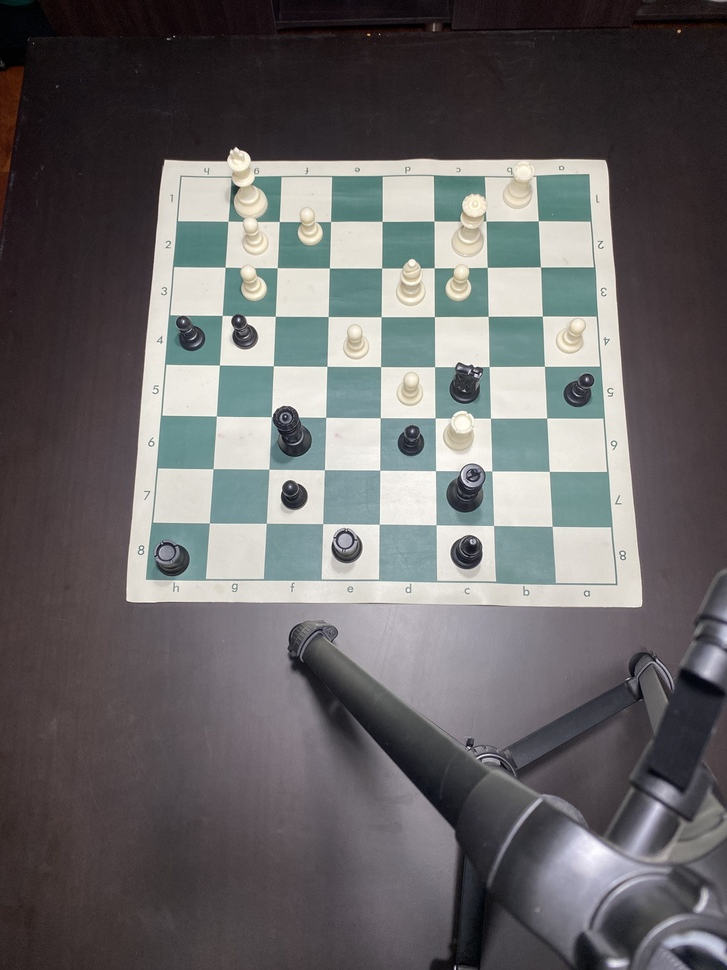
#> input picture ChessTracker_DavidBuitrago_CarlosGalan/images/10.JPG, 727 x 970 px, shrunk from 3024 x 4032 before the run
$ python -i board_detection.py   (imports and definitions only)
#> lines starting #> are read from the running program, lines starting #| are printed output that depends on the picture; after the words box and inside, x2 and y2 are one past the last pixel; in counts of white or black regions, pixels touching at a corner belong together
#> further down, picture is the input picture: shape (970, 727, 3); mean B, G, R 102.8, 102, 103.9
import cv2
import numpy as np

def order_points(pts):
    # Ordena los puntos: top-left, top-right, bottom-right, bottom-left
    rect = np.zeros((4, 2), dtype="float32")
    s = pts.sum(axis=1)
    rect[0] = pts[np.argmin(s)]
    rect[2] = pts[np.argmax(s)]
    diff = np.diff(pts, axis=1)
    rect[1] = pts[np.argmin(diff)]
    rect[3] = pts[np.argmax(diff)]
    return rect

def select_best_quadrilateral(image, contours, img_area, img_w, img_h):
    candidates = []
    for c in contours:
        area = cv2.contourArea(c)
        if area < img_area * 0.05 or area > img_area * 0.95:
            continue
        peri = cv2.arcLength(c, True)
        approx = cv2.approxPolyDP(c, 0.02 * peri, True)
        if len(approx) == 4:
            x, y, w, h = cv2.boundingRect(approx)
            aspect_ratio = w / float(h)
            squareness = min(aspect_ratio, 1/aspect_ratio)
            cx, cy = x + w/2, y + h/2
            center_dist = np.sqrt((cx - img_w/2)**2 + (cy - img_h/2)**2)
            center_score = 1 - center_dist / (0.5 * np.sqrt(img_w**2 + img_h**2))
            margin = min(x, y, img_w - (x + w), img_h - (y + h))
            score = area * squareness * center_score * (margin+1)
            candidates.append((score, approx))
    if not candidates:
        return None
    # Ordena por score descendente
    candidates.sort(reverse=True, key=lambda x: x[0])
    # Visualiza los candidatos y permite elegir con el teclado
    for idx, (score, approx) in enumerate(candidates):
        temp_img = image.copy()
        cv2.drawContours(temp_img, [approx], -1, (255,0,0), 3)
        cv2.putText(temp_img, f"Candidato {idx+1}/{len(candidates)} (Score: {int(score)})", (10,30), cv2.FONT_HERSHEY_SIMPLEX, 1, (0,0,255), 2)

        key = cv2.waitKey(0)
        if key == 13 or key == 10:  # ENTER
            cv2.destroyAllWindows()
            return order_points(approx.reshape(4,2))
    cv2.destroyAllWindows()
    # Si no se selecciona ninguno, devuelve el mejor por score
    return order_points(candidates[0][1].reshape(4,2))

def process_chessboard(image, pattern_size=(7, 7), cell_size=60):
#> called with pattern_size = (7, 7), cell_size = 60
    gray = cv2.cvtColor(image, cv2.COLOR_BGR2GRAY)
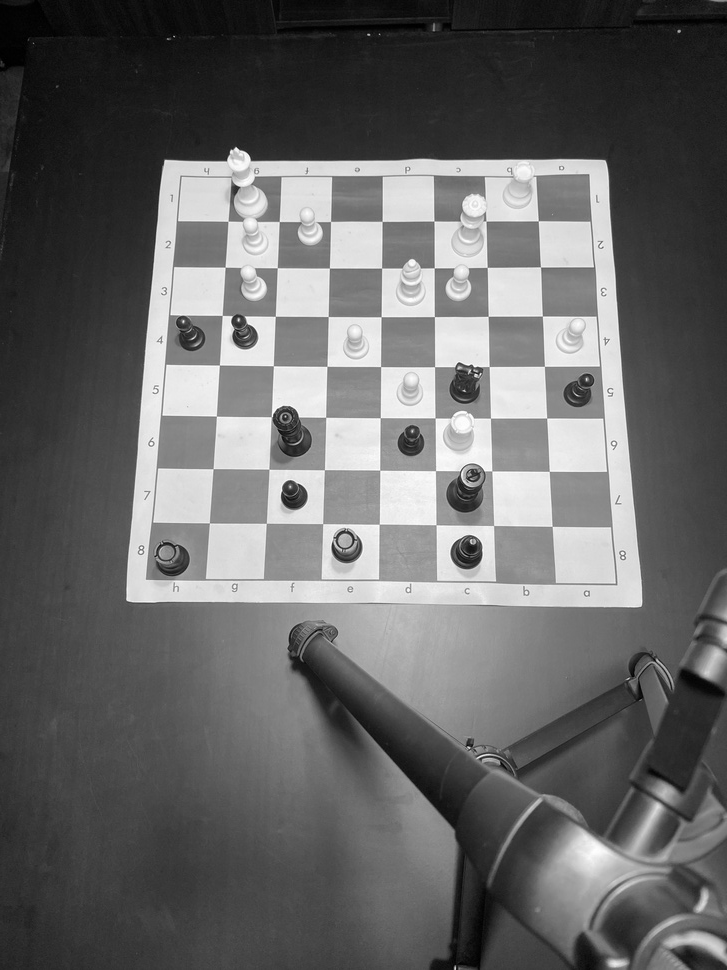
#> gray: shape (970, 727); min 0, max 255, mean 102.7
    blur = cv2.GaussianBlur(gray, (5,5), 0)
    thresh = cv2.adaptiveThreshold(blur,255,cv2.ADAPTIVE_THRESH_GAUSSIAN_C,
                                   cv2.THRESH_BINARY,11,2)
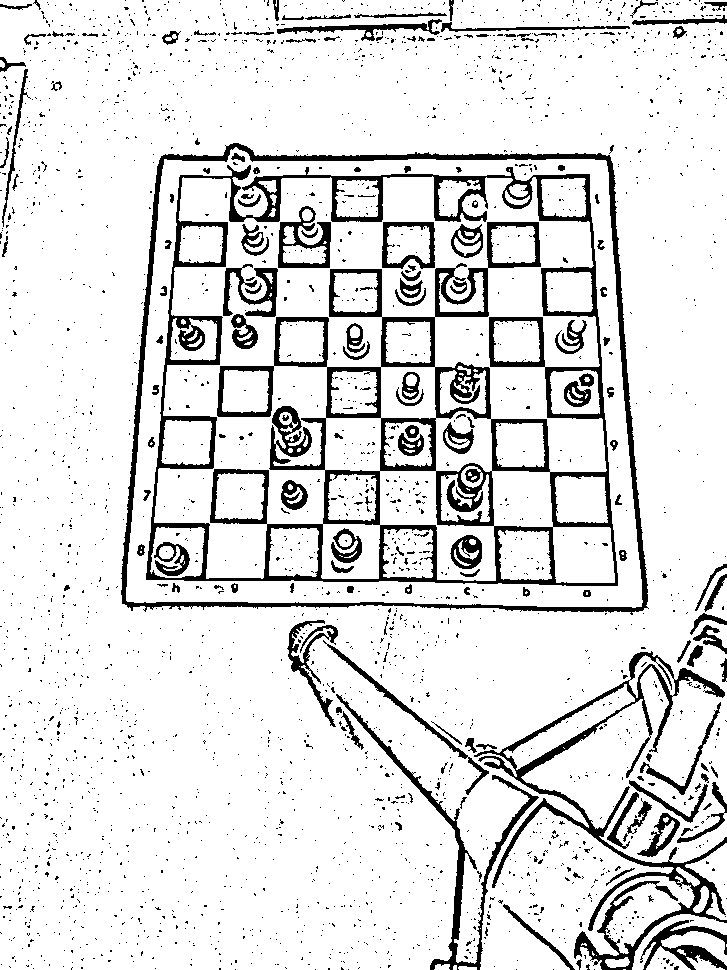
#> thresh: shape (970, 727); 87.7% white; 2641 black regions (2482 under 20 px), largest, box (x1, y1, x2, y2) and area: (146, 165, 618, 586) 32851, (121, 143, 649, 615) 9270, (474, 651, 727, 970) 8671
    thresh = cv2.bitwise_not(thresh)
#> thresh: shape (970, 727); 12.3% white; 2641 white regions (2482 under 20 px)
    contours, _ = cv2.findContours(thresh, cv2.RETR_LIST, cv2.CHAIN_APPROX_SIMPLE)
#> contours = 2832 contours, 2620 with area under 20; largest, box (x1, y1, x2, y2) and area: (121, 143, 649, 615) 221870, (125, 146, 644, 609) 214494, (146, 165, 618, 586) 177180, (153, 175, 608, 580) 74344, (474, 651, 727, 970) 10959

    img_area = image.shape[0] * image.shape[1]
#> img_area = 705190
    img_h, img_w = image.shape[:2]
#> img_h = 970; img_w = 727

    # Selección robusta del cuadrilátero
    pts_src = select_best_quadrilateral(image, contours, img_area, img_w, img_h)
#> the loop in select_best_quadrilateral, `for c in contours:` made 2832 passes
#> (area, peri, x, y, w, h, aspect_ratio, squareness) on passes 2178, 2184: (214493.5, 1917.4, 127, 159, 516, 448, 1.15, 0.868), (221869.5, 2146.7, 122, 155, 527, 454, 1.16, 0.861)
#> area on pass 60: 218.5
#> after the loop in select_best_quadrilateral, `for c in contours:`: candidates = [(13106856.6, [[163, 159], [605, 159], [642, 606], [127, 602]]), (12475838.9, [[161, 156], [122, 603], [648, 608], [609, 155]])]
#> the loop in select_best_quadrilateral, `for idx, (score, approx) in enumerate(candidates):` made 2 passes; (key Esc is pressed on pass 1)
#> (score, approx) on pass 1: (13106856.6, [[163, 159], [605, 159], [642, 606], [127, 602]])
#> (score, approx, s in order_points, diff in order_points) on pass 2: (12475838.9, [[161, 156], [122, 603], [648, 608], [609, 155]], [317, 725, 1256, 764], [-5, 481, -40, -454])
#> after the loop in select_best_quadrilateral, `for idx, (score, approx) in enumerate(candidates):`:
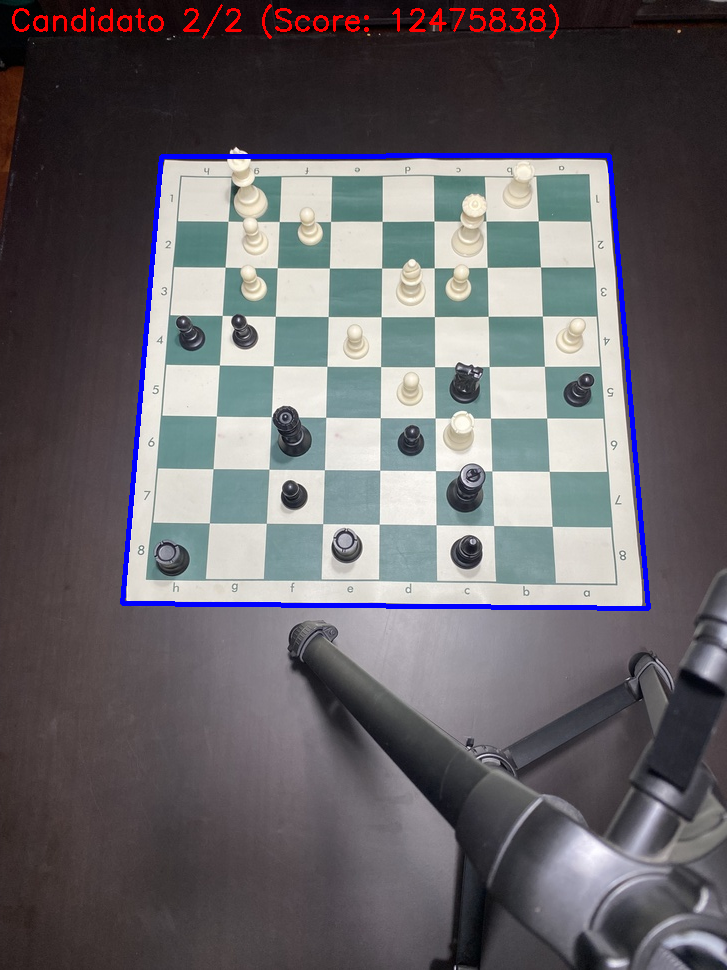
#> temp_img: shape (970, 727, 3); mean B, G, R 104.8, 100.7, 103.8
#> pts_src = [[161, 156], [609, 155], [648, 608], [122, 603]]
    if pts_src is None:
        raise ValueError("No se pudo detectar el borde interior del tablero.")

    out_size = cell_size * 8
    pts_dst = np.float32([
        [0, 0],
        [out_size-1, 0],
        [out_size-1, out_size-1],
        [0, out_size-1]
    ])
    M = cv2.getPerspectiveTransform(pts_src, pts_dst)
#> M = [[1.16, 0.101, -202.1], [0.003, 1.34, -210.2], [2.9e-05, 0.000416, 1]]
    top_down = cv2.warpPerspective(image, M, (out_size, out_size))
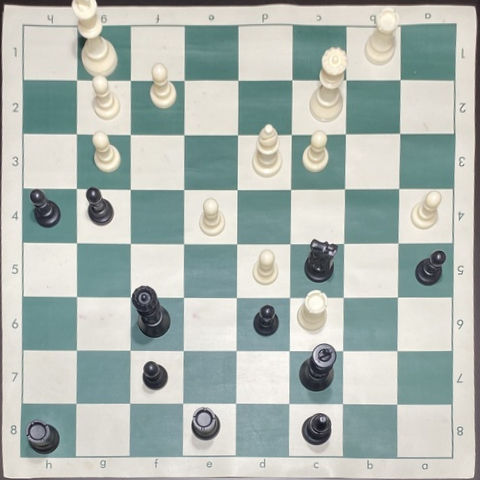
#> top_down: shape (480, 480, 3); mean B, G, R 178.1, 183.9, 174.4

    # Detección de bordes y resaltado
    edges = cv2.Canny(cv2.cvtColor(top_down, cv2.COLOR_BGR2GRAY), 100, 200)
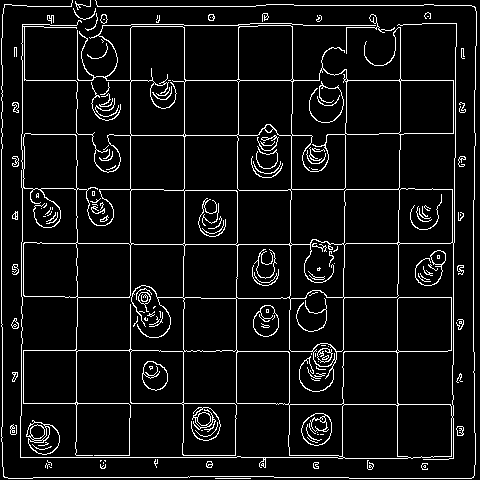
#> edges: shape (480, 480); 7.2% white in thin lines or dots
    top_down[edges > 0] = [0, 0, 255]
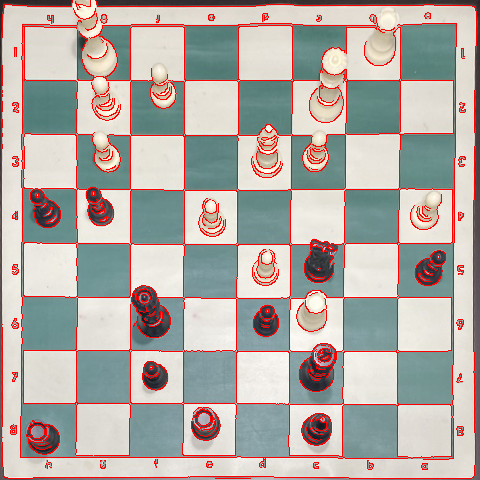
#> top_down: shape (480, 480, 3); 7.21% of pixels changed, all inside (x1, y1, x2, y2) = (1, 0, 477, 479)

    # Matriz de coordenadas de casillas
    squares = np.zeros((8,8,4), dtype=int)  # (x1, y1, x2, y2) para cada casilla
    for i in range(8):
        for j in range(8):
            x1, y1 = i*cell_size, j*cell_size
            x2, y2 = (i+1)*cell_size, (j+1)*cell_size
            squares[i, j] = [x1, y1, x2, y2]
            cv2.rectangle(top_down, (x1, y1), (x2, y2), (0,255,0), 1)
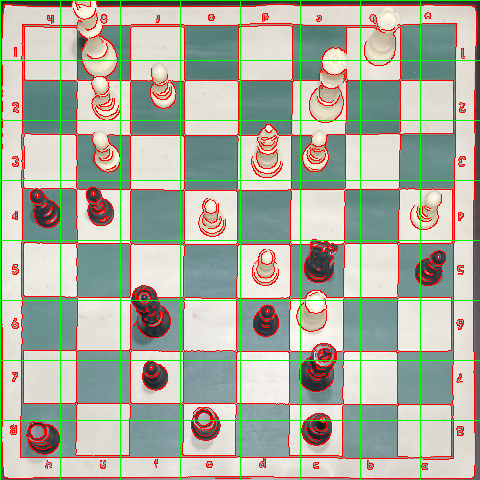
#> top_down: shape (480, 480, 3); 3.31% of pixels changed, all inside (x1, y1, x2, y2) = (0, 0, 480, 480)

    # Coordenadas de los bordes externos (en la imagen transformada)
    board_corners = pts_dst.astype(int)

    return top_down, squares, board_corners, M

def main():
    empty_img_path = 'ChessTracker_DavidBuitrago_CarlosGalan/images/empty.jpg'
    image_empty = cv2.imread(empty_img_path)
    if image_empty is None:
        print(f"Error cargando la imagen: {empty_img_path}")
        return

    processed_image, squares, board_corners, M = process_chessboard(image_empty)
    out_size = processed_image.shape[0]

    # Mostrar el resultado
    cv2.imshow("Tablero procesado", processed_image)
    cv2.waitKey(0)
    cv2.destroyAllWindows()

#if __name__ == "__main__":
   # main()

>>> import cv2
>>> picture = cv2.imread('../images/10.JPG')
>>> result = process_chessboard(picture)
